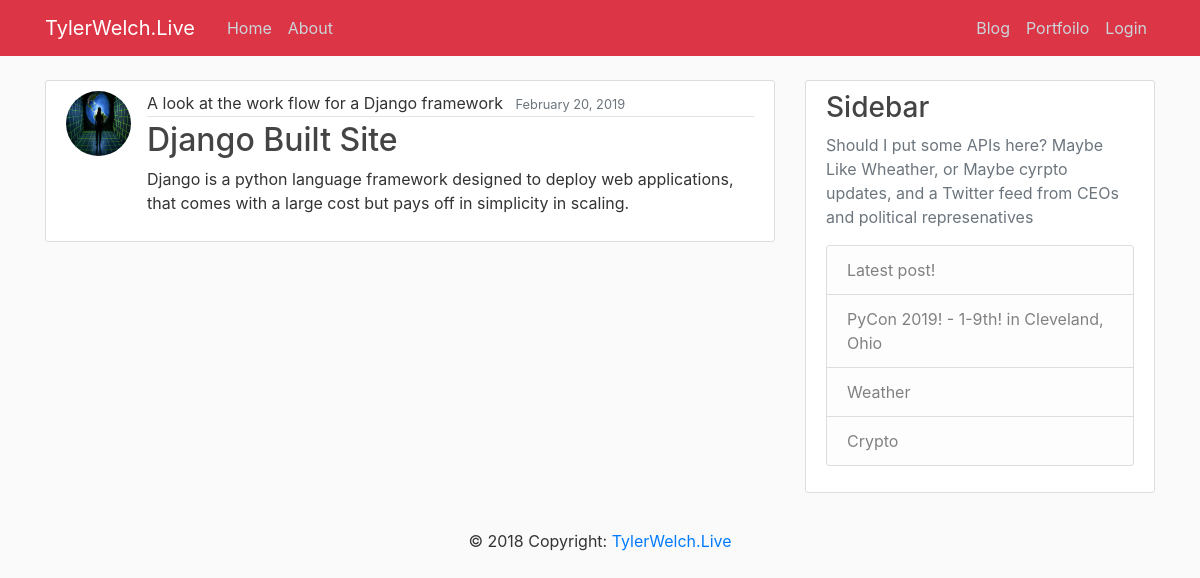
The page /portfolio/ on the database its author committed.
### mainsite/models.py (models this page shows, shortened)
class PortfolioPost(models.Model):
	port_title = models.CharField(max_length=200)
	port_description = models.CharField(max_length=200)
	port_date_posted = models.DateTimeField('date published')
	port_content = models.TextField()
	port_image = models.ImageField(default='default.jpg', upload_to='mainsite_pics')

### mainsite/views.py (the view)
# urls.py: path('portfolio/', PortfolioListView.as_view(), name='mainsite-Portfolio'),
class PortfolioListView(ListView):
    model = PortfolioPost
    template_name = 'mainsite/portfolio.html' # Django checks for <app>/<model>_<viewtype>.html
    context_object_name = 'posts'
    paginate_by = 5

### mainsite/templates/mainsite/portfolio.html (shortened to what this page needs)
{% extends "mainsite/base.html" %}
{% block content %}
    {% for post in posts %}
        <article class="media content-section">
          <img class="rounded-circle article-img" src="{{ post.port_image.url }}">
          <div class="media-body">
            <div class="article-metadata">
              <a class="mr-2">{{ post.port_description }}</a>
              <small class="text-muted">{{ post.port_date_posted|date:"F d, Y" }}</small>
            </div>
            <h2><a class="article-title" href="{% url 'portfoliopost-detail' post.id %}">{{ post.port_title }}</a></h2>
            <p class="article-content">{{ post.port_content }}</p>
          </div>
        </article>
    {% endfor %}
{% endblock content %}

### mainsite/static/mainsite/main.css (style rules this page uses)
body { background: #fafafa; color: #333333; margin-top: 5rem; }
h1, h2, h3, h4, h5, h6 { color: #444444; }
.content-section { background: #ffffff; padding: 10px 20px; border: 1px solid #dddddd; border-radius: 3px; margin-bottom: 20px; }
.article-title { color: #444444; }
.article-content { white-space: pre-line; }
.article-img { height: 65px; width: 65px; margin-right: 16px; }
.article-metadata { padding-bottom: 1px; margin-bottom: 4px; border-bottom: 1px solid #e3e3e3 }

### rows shown on the page
PortfolioPost: port_description "A look at the work flow for a Django framework", port_date_posted "February 20, 2019", port_title "Django Built Site", port_content "Django is a python language framework designed to deploy web applications, that comes with a large cost but pays off in simplicity in scaling."
